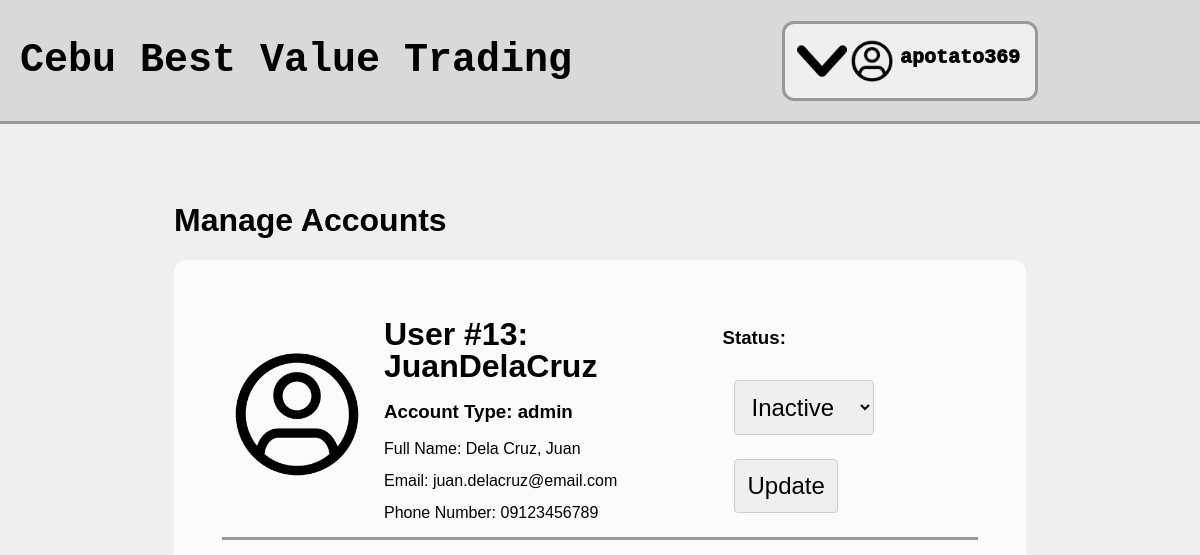
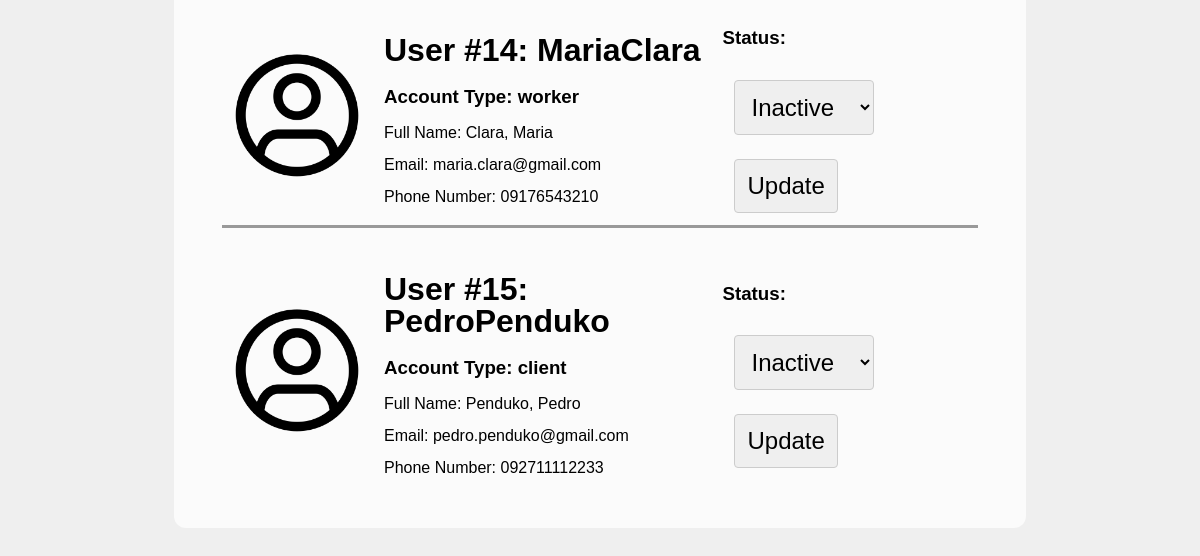
The app's page /admin/manage-accounts.php (signed in), older data (2 pictures, top to bottom).
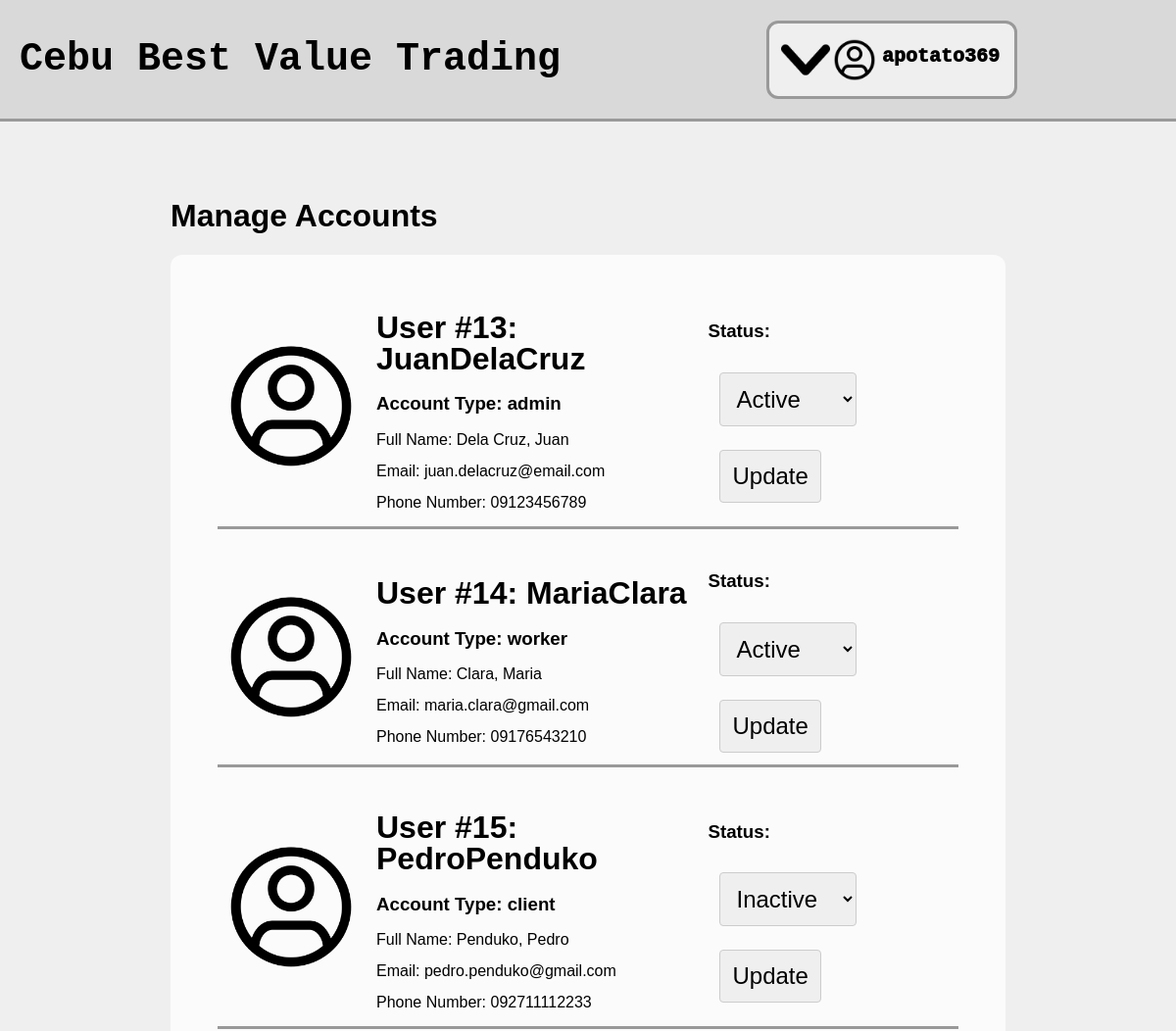
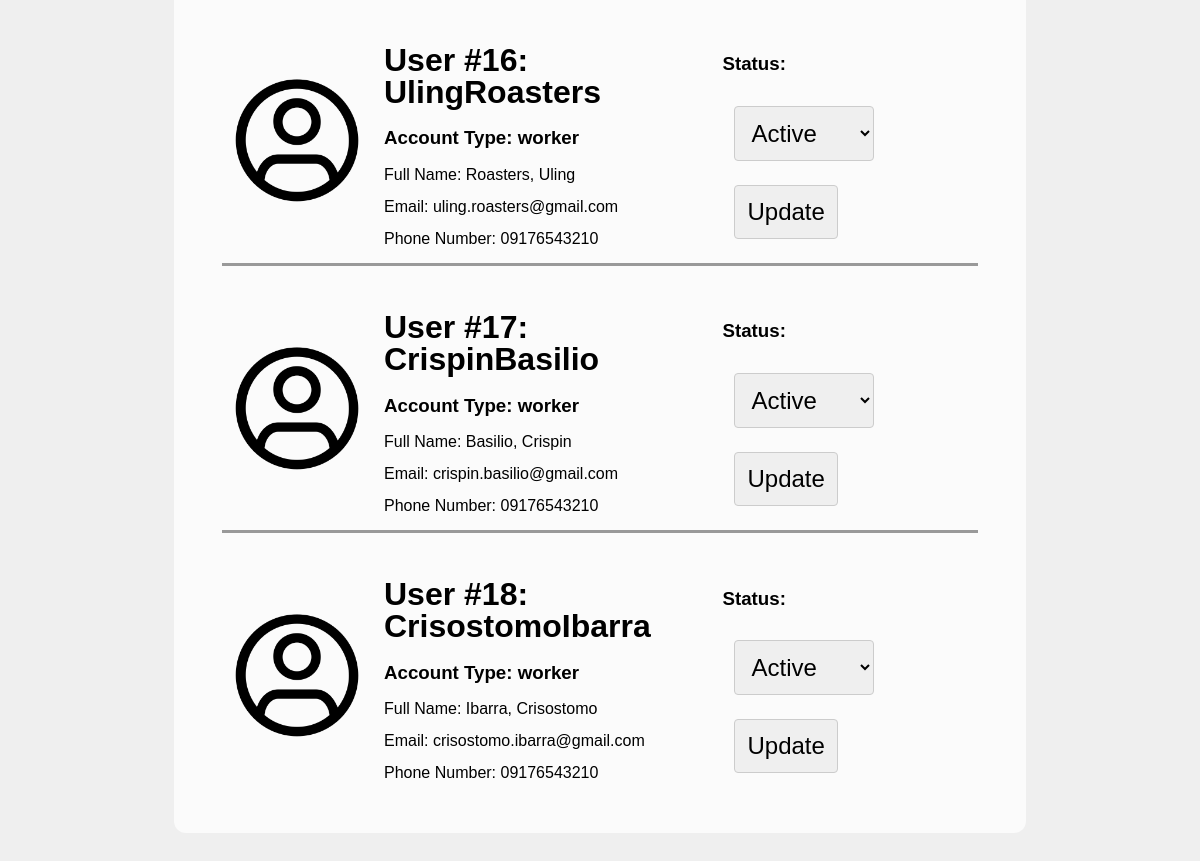
The same page, newer data (2 pictures, top to bottom).
### tables this page shows
CREATE TABLE `users` (
  `user_id` int(11) NOT NULL,
  `username` varchar(50) NOT NULL,
  `password` varchar(255) NOT NULL,
  `user_type` enum('admin','worker','client') NOT NULL,
  `profile_picture` varchar(200) DEFAULT NULL,
  `first_name` varchar(50) NOT NULL,
  `last_name` varchar(50) NOT NULL,
  `email` varchar(50) NOT NULL,
  `phone_number` varchar(50) NOT NULL,
  `application_status` enum('approved','pending','rejected') NOT NULL DEFAULT 'pending'
);

### admin/manage-accounts.php (the view, shortened to what this page needs)
<!DOCTYPE html>
<html lang="en">
<head>
    <link rel="stylesheet" href="admin.css">
</head>
<body>
    <?php
    include "admin-navbar.php";
    ?>
    <div class="manage-accounts-container">
        <div class="manage-accounts">
            <div class="manage-accounts-title">
                <h1>Manage Accounts</h1>
            </div>
            <div class="manage-accounts-interface">
                <?php
                include "../includes/dbh.inc.php";
                $sessionUserId = $_SESSION["user_id"];
                $sessionUsername = $_SESSION["username"];
                $stmt = mysqli_stmt_init($connection);
                $sql = "SELECT * from users";
                if (!mysqli_stmt_prepare($stmt, $sql)) {
                    echo "Error when preparing SQL statement.";
                }
                if (!mysqli_stmt_execute($stmt)) {
                    echo "Error while executing SQL statement";
                }
                $results = mysqli_stmt_get_result($stmt);
                while ($row = mysqli_fetch_assoc($results)) {
                    $userId = $row["user_id"];
                    $username = $row["username"];
                    if ($sessionUserId === $userId && $sessionUsername === $username) {
                        continue;
                    }
                    $userId = $row["user_id"];
                    $userType = $row["user_type"];
                    $firstName = $row["first_name"];
                    $lastName = $row["last_name"];
                    $email = $row["email"];
                    $phoneNumber = $row["phone_number"];
                    $profilePicture = $row["profile_picture"];
                    $applicationStatus = $row["application_status"];
                    if (empty($profilePicture)) {
                        $profilePicture = "../assets/default_pfp.png";
                    }
                    ?>
                    <div class="account">
                        <div class="account-profile-picture">
                            <img src="<?php echo $profilePicture ?>" alt="">
                        </div>
                        <div class="account-info">
                            <h1>User #<?php echo $userId ?>: <?php echo $username ?></h1>
                            <h3>Account Type: <?php echo $userType ?> </h3>
                            <p>Full Name: <?php echo $lastName.", ".$firstName ?></p>
                            <p>Email: <?php echo $email ?> </p>
                            <p>Phone Number: <?php echo $phoneNumber ?> </p>
                        </div>
                        <div class="account-options">
                            <form action="../includes/update-account-status.inc.php" method="post">
                                <h3>Status: </h3>
                                <select name="account-status">
                                    <option value="approved" <?php if ($applicationStatus === "accepted") { echo "selected"; } ?>>Active</option>
                                    <option value="pending" <?php if ($applicationStatus === "pending") { echo "selected"; } ?>>Inactive</option>
                                </select>
                                <button type="submit" name="update-account-status">Update</button>
                            </form>
                        </div>
                    </div>
                    <?php
                }
                ?>
            </div>
        </div>
    </div>
</body>
</html>

### admin/admin-navbar.php (shortened to what this page needs)
<?php
    $profilePicPath = "../assets/default_pfp.png";
?>
<nav>
    <div class="nav-title">
        <h1>Cebu Best Value Trading</h1>
    </div>
    <div class="nav-dropdown-menu">
        <div class="nav-dropdown-container">
            <div class="nav-dropdown-button-container">
                <button class="nav-dropdown-button" onclick="openMenu()">
                    <img src="../assets/down_arrow.png" alt="Down Arrow" class="nav-dropdown-button-arrow">
                    <img src="<?php echo $profilePicPath ?>" alt="Profile Pic" class="nav-dropdown-button-pfp">
                    <p><?php echo $_SESSION["username"] ?></p>
                </button>
            </div>
        </div>
    </div>
</nav>

### admin/admin.css (style rules this page uses)
body { font-family: Tahoma, Geneva, Verdana, sans-serif; margin: 0; padding: 0; background-color: #efefef; }
nav { display: flex; flex-direction: row; align-items: center; background-color: #d9d9d9; border-bottom: 3px solid #999999; }
.nav-title { width: 50vw; padding: 5px 20px; }
.nav-title h1 { font-size: 2.5rem; font-weight: 1600; font-family: "Courier New", Courier, monospace; }
.nav-dropdown-menu { width: 50vw; display: flex; flex-direction: column; }
.nav-dropdown-container { margin: auto; float: right; }
.nav-dropdown-button-container button { display: flex; flex-direction: row; height: 100%; }
.nav-dropdown-button { height: 100%; background-color: #efefef; padding: 12px; border: none; border-radius: 12px; border: 3px solid #999999; }
.nav-dropdown-button-arrow { width: 50px; height: 50px; }
.nav-dropdown-button-pfp { width: 50px; height: 50px; border-radius: 50%; }
.nav-dropdown-button p { margin: 10px 3px; font-family: "Courier New", Courier, monospace; font-size: 1.25rem; font-weight: 1000; }
.manage-accounts-container { display: flex; width: 100vw; margin: 0px; padding: 0px; align-items: center; }
.manage-accounts { margin: 7vh auto; }
.manage-accounts-interface { display: flex; flex-direction: column; margin: auto; width: 65vw; padding: 3vh 3vw; border-radius: 12px; background-color: rgb(255, 255, 255, 0.75); }
.account { display: flex; flex-direction: row; align-items: center; border-bottom: #999999 3px solid; margin: 12px; }
.account:last-child { border-bottom: none; }
.account-profile-picture img { width: 150px; height: 150px; border-radius: 50%; margin: auto; }
.account-info { line-height: 1; width: 50%; margin: 0px 12px; }
.account-options select { padding: 12px; margin: 12px; font-size: 1.5rem; border: 1px solid #ccc; border-radius: 4px; }
.account-options option { padding: 12px; margin: 12px; font-size: 1.5rem; border: 1px solid #ccc; border-radius: 4px; }
.account-options button { padding: 12px; margin: 12px; font-size: 1.5rem; border: 1px solid #ccc; border-radius: 4px; }

Row changes from the older to the newer data that the page shows:
changed users "JuanDelaCruz": account-status "Inactive" → "Active"
changed users "MariaClara": account-status "Inactive" → "Active"
added users: user_id "16", username "UlingRoasters", user_type "worker", last_name "Roasters", first_name "Uling", email "uling.roasters@gmail.com", phone_number "09176543210"
added users: user_id "17", username "CrispinBasilio", user_type "worker", last_name "Basilio", first_name "Crispin", email "crispin.basilio@gmail.com", phone_number "09176543210"
added users: user_id "18", username "CrisostomoIbarra", user_type "worker", last_name "Ibarra", first_name "Crisostomo", email "crisostomo.ibarra@gmail.com", phone_number "09176543210"
